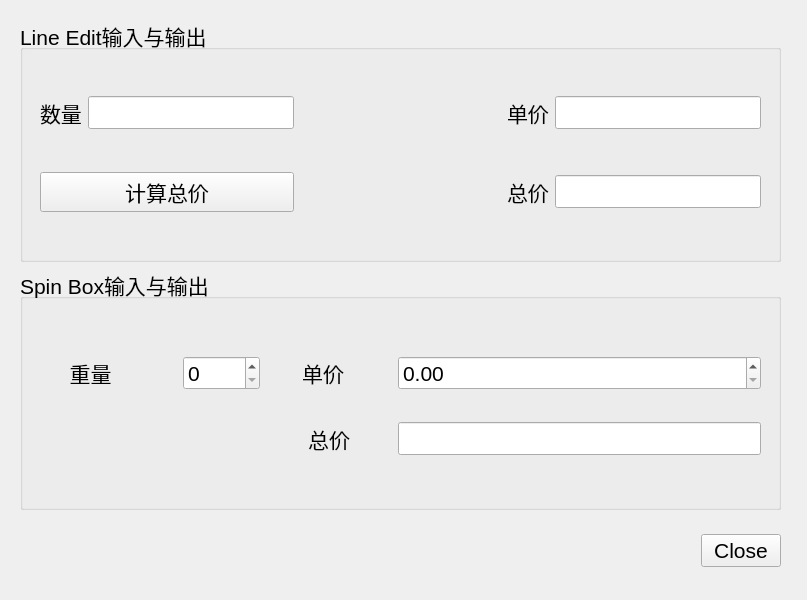
<?xml version="1.0" encoding="UTF-8"?>
<ui version="4.0">
 <class>Widget</class>
 <widget class="QWidget" name="Widget">
  <property name="geometry">
   <rect>
    <x>0</x>
    <y>0</y>
    <width>807</width>
    <height>600</height>
   </rect>
  </property>
  <property name="font">
   <font>
    <family>Ubuntu</family>
    <pointsize>16</pointsize>
   </font>
  </property>
  <property name="windowTitle">
   <string>Widget</string>
  </property>
  <widget class="QWidget" name="verticalLayoutWidget">
   <property name="geometry">
    <rect>
     <x>20</x>
     <y>19</y>
     <width>761</width>
     <height>491</height>
    </rect>
   </property>
   <layout class="QVBoxLayout" name="verticalLayout_2">
    <item>
     <widget class="QGroupBox" name="groupBox_LineEdit">
      <property name="title">
       <string>Line Edit输入与输出</string>
      </property>
      <widget class="QWidget" name="gridLayoutWidget">
       <property name="geometry">
        <rect>
         <x>20</x>
         <y>40</y>
         <width>721</width>
         <height>191</height>
        </rect>
       </property>
       <layout class="QGridLayout" name="gridLayout">
        <item row="0" column="0">
         <widget class="QLabel" name="label">
          <property name="text">
           <string>数量</string>
          </property>
         </widget>
        </item>
        <item row="0" column="2">
         <spacer name="horizontalSpacer_2">
          <property name="orientation">
           <enum>Qt::Horizontal</enum>
          </property>
          <property name="sizeHint" stdset="0">
           <size>
            <width>40</width>
            <height>20</height>
           </size>
          </property>
         </spacer>
        </item>
        <item row="0" column="3">
         <widget class="QLabel" name="label_2">
          <property name="text">
           <string>单价</string>
          </property>
         </widget>
        </item>
        <item row="0" column="4">
         <widget class="QLineEdit" name="lineEdit_Price"/>
        </item>
        <item row="1" column="4">
         <widget class="QLineEdit" name="lineEdit_Total_Line"/>
        </item>
        <item row="0" column="1">
         <widget class="QLineEdit" name="lineEdit_Count"/>
        </item>
        <item row="1" column="3">
         <widget class="QLabel" name="label_3">
          <property name="text">
           <string>总价</string>
          </property>
         </widget>
        </item>
        <item row="1" column="0" colspan="2">
         <widget class="QPushButton" name="pushButton_Total">
          <property name="text">
           <string>计算总价</string>
          </property>
         </widget>
        </item>
       </layout>
      </widget>
     </widget>
    </item>
    <item>
     <widget class="QGroupBox" name="groupBox_SpinBox">
      <property name="title">
       <string>Spin Box输入与输出</string>
      </property>
      <widget class="QWidget" name="gridLayoutWidget_2">
       <property name="geometry">
        <rect>
         <x>20</x>
         <y>50</y>
         <width>721</width>
         <height>171</height>
        </rect>
       </property>
       <layout class="QGridLayout" name="gridLayout_2">
        <property name="sizeConstraint">
         <enum>QLayout::SetDefaultConstraint</enum>
        </property>
        <property name="leftMargin">
         <number>0</number>
        </property>
        <property name="topMargin">
         <number>6</number>
        </property>
        <property name="rightMargin">
         <number>0</number>
        </property>
        <property name="bottomMargin">
         <number>0</number>
        </property>
        <property name="horizontalSpacing">
         <number>36</number>
        </property>
        <property name="verticalSpacing">
         <number>0</number>
        </property>
        <item row="0" column="3">
         <widget class="QDoubleSpinBox" name="doubleSpinBox"/>
        </item>
        <item row="0" column="2">
         <widget class="QLabel" name="label_5">
          <property name="text">
           <string> 单价   </string>
          </property>
          <property name="alignment">
           <set>Qt::AlignCenter</set>
          </property>
         </widget>
        </item>
        <item row="1" column="2">
         <widget class="QLabel" name="label_6">
          <property name="text">
           <string>总价</string>
          </property>
          <property name="alignment">
           <set>Qt::AlignCenter</set>
          </property>
          <property name="wordWrap">
           <bool>false</bool>
          </property>
          <property name="openExternalLinks">
           <bool>false</bool>
          </property>
          <property name="textInteractionFlags">
           <set>Qt::LinksAccessibleByMouse</set>
          </property>
         </widget>
        </item>
        <item row="0" column="1">
         <widget class="QSpinBox" name="spinBox">
          <property name="alignment">
           <set>Qt::AlignLeading|Qt::AlignLeft|Qt::AlignVCenter</set>
          </property>
          <property name="maximum">
           <number>1000</number>
          </property>
         </widget>
        </item>
        <item row="1" column="3">
         <widget class="QLineEdit" name="lineEdit_Total_Spin"/>
        </item>
        <item row="0" column="0">
         <widget class="QLabel" name="label_4">
          <property name="text">
           <string>     重量      </string>
          </property>
          <property name="alignment">
           <set>Qt::AlignCenter</set>
          </property>
         </widget>
        </item>
       </layout>
      </widget>
     </widget>
    </item>
   </layout>
  </widget>
  <widget class="QWidget" name="horizontalLayoutWidget">
   <property name="geometry">
    <rect>
     <x>20</x>
     <y>520</y>
     <width>761</width>
     <height>61</height>
    </rect>
   </property>
   <layout class="QHBoxLayout" name="horizontalLayout_2">
    <item>
     <spacer name="horizontalSpacer">
      <property name="orientation">
       <enum>Qt::Horizontal</enum>
      </property>
      <property name="sizeHint" stdset="0">
       <size>
        <width>40</width>
        <height>20</height>
       </size>
      </property>
     </spacer>
    </item>
    <item>
     <widget class="QPushButton" name="pushButton_Close">
      <property name="text">
       <string>Close</string>
      </property>
     </widget>
    </item>
   </layout>
  </widget>
 </widget>
 <resources/>
 <connections>
  <connection>
   <sender>pushButton_Close</sender>
   <signal>clicked()</signal>
   <receiver>Widget</receiver>
   <slot>close()</slot>
   <hints>
    <hint type="sourcelabel">
     <x>707</x>
     <y>553</y>
    </hint>
    <hint type="destinationlabel">
     <x>706</x>
     <y>630</y>
    </hint>
   </hints>
  </connection>
 </connections>
</ui>
